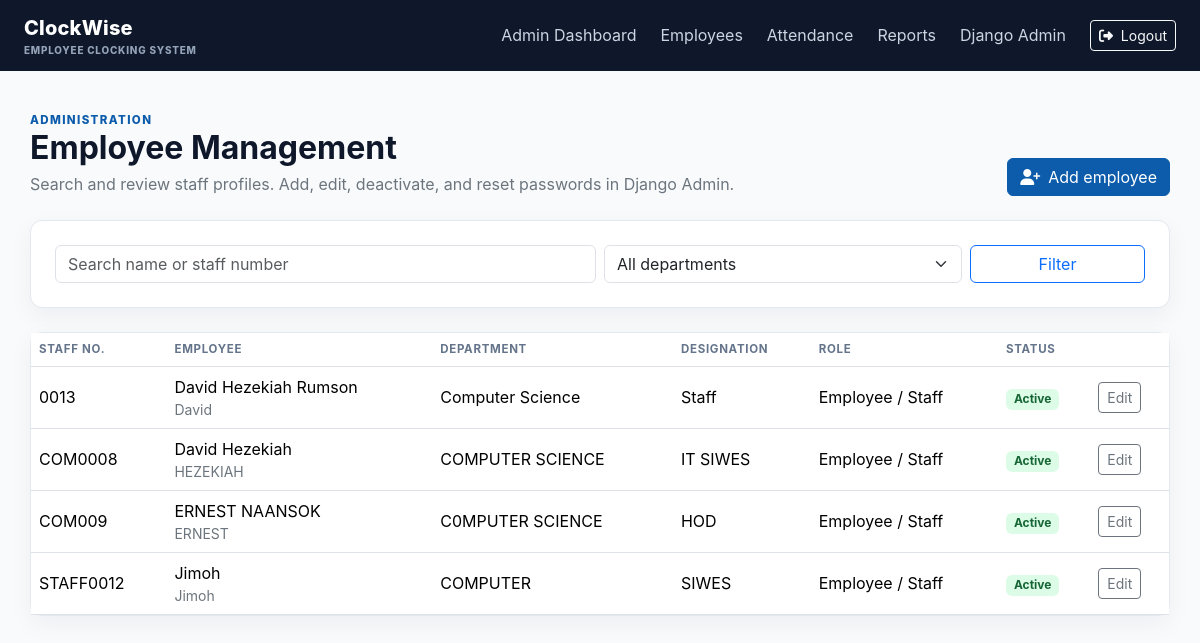
Screenshot of /employees/ (signed in) with the database file from the repository.
### uploads/models.py (models this page shows, shortened)
class Employee(models.Model):
    ROLE_EMPLOYEE = 'employee'
    ROLE_ADMIN = 'admin'
    ROLE_CHOICES = ((ROLE_EMPLOYEE, 'Employee / Staff'), (ROLE_ADMIN, 'Administrator'))
    user = models.OneToOneField(User, on_delete=models.CASCADE, related_name='employee')
    staff_no = models.CharField(max_length=40, unique=True)
    department = models.CharField(max_length=120)
    designation = models.CharField(max_length=120)
    role = models.CharField(max_length=20, choices=ROLE_CHOICES, default=ROLE_EMPLOYEE)
    is_active = models.BooleanField(default=True)
    class Meta:
        ordering = ['staff_no']
    @property
    def display_name(self):
        return self.user.get_full_name() or self.user.username

### uploads/views.py (the view)
# urls.py: path('employees/', employee_list, name='employee_list'),
@login_required
@user_passes_test(is_admin)
def employee_list(request):
    employees = Employee.objects.select_related('user').all()
    search = request.GET.get('search', '').strip()
    department = request.GET.get('department', '').strip()
    if search:
        employees = employees.filter(Q(staff_no__icontains=search) | Q(user__first_name__icontains=search) | Q(user__last_name__icontains=search))
    if department:
        employees = employees.filter(department=department)
    departments = Employee.objects.values_list('department', flat=True).distinct().order_by('department')
    return render(request, 'employee_list.html', {'employees': employees, 'departments': departments, 'search': search, 'selected_department': department})

### uploads/views.py (called while the page is built)
def is_admin(user):
    employee = getattr(user, 'employee', None)
    return user.is_authenticated and (user.is_superuser or getattr(employee, 'role', '') == Employee.ROLE_ADMIN)

### templates/employee_list.html (shortened to what this page needs)
{% extends 'base.html' %}
{% block content %}
<div class="d-flex flex-wrap justify-content-between align-items-end gap-3 mb-4"><div><div class="eyebrow">Administration</div><h1 class="h2 fw-bold mb-1">Employee Management</h1><p class="text-secondary mb-0">Search and review staff profiles. Add, edit, deactivate, and reset passwords in Django Admin.</p></div><a class="btn btn-primary" href="{% url 'admin:uploads_employee_add' %}"><i class="fas fa-user-plus me-2"></i>Add employee</a></div>
<div class="panel mb-4"><div class="panel-body"><form class="row g-2" method="get"><div class="col-md-6"><input class="form-control" name="search" value="{{ search }}" placeholder="Search name or staff number"></div><div class="col-md-4"><select class="form-select" name="department"><option value="">All departments</option>{% for item in departments %}<option value="{{ item }}" {% if item == selected_department %}selected{% endif %}>{{ item }}</option>{% endfor %}</select></div><div class="col-md-2"><button class="btn btn-outline-primary w-100" type="submit">Filter</button></div></form></div></div>
<div class="panel"><div class="table-responsive"><table class="table align-middle mb-0"><thead><tr><th>Staff no.</th><th>Employee</th><th>Department</th><th>Designation</th><th>Role</th><th>Status</th><th></th></tr></thead><tbody>{% for employee in employees %}<tr><td>{{ employee.staff_no }}</td><td>{{ employee.display_name }}<div class="small text-secondary">{{ employee.user.username }}</div></td><td>{{ employee.department }}</td><td>{{ employee.designation }}</td><td>{{ employee.get_role_display }}</td><td>{% if employee.is_active %}<span class="badge badge-present">Active</span>{% else %}<span class="badge bg-secondary">Inactive</span>{% endif %}</td><td><a class="btn btn-sm btn-outline-secondary" href="{% url 'admin:uploads_employee_change' employee.pk %}">Edit</a></td></tr>{% empty %}<tr><td colspan="7" class="text-center text-secondary py-4">No employees found.</td></tr>{% endfor %}</tbody></table></div></div>
{% endblock %}

### templates/base.html (style rules this page uses)
:root { --ink:#0f172a; --muted:#64748b; --blue:#0c5cab; --green:#059669; --line:#e2e8f0; --wash:#f8fafc; }
body { background:var(--wash); color:var(--ink); font-family:Inter,system-ui,sans-serif; }
.panel { background:#fff; border:1px solid var(--line); border-radius:12px; box-shadow:0 8px 24px rgba(15,23,42,.05); }
.panel-body { padding:1.5rem; }
.eyebrow { color:var(--blue); font-size:.72rem; font-weight:800; letter-spacing:.12em; text-transform:uppercase; }
.btn-primary { background:var(--blue); border-color:var(--blue); }
.table th { color:var(--muted); font-size:.72rem; text-transform:uppercase; letter-spacing:.06em; white-space:nowrap; }
.badge-present { background:#dcfce7; color:#166534; }

### rows the page displays
Employee: staff_no "0013", display_name "David Hezekiah Rumson", user.username "David", department "Computer Science", designation "Staff", role "Employee / Staff", is_active "Active"
Employee: staff_no "COM0008", display_name "David Hezekiah", user.username "HEZEKIAH", department "COMPUTER SCIENCE", designation "IT SIWES", role "Employee / Staff", is_active "Active"
Employee: staff_no "COM009", display_name "ERNEST NAANSOK", user.username "ERNEST", department "C0MPUTER SCIENCE", designation "HOD", role "Employee / Staff", is_active "Active"
Employee: staff_no "STAFF0012", display_name "Jimoh", user.username "Jimoh", department "COMPUTER", designation "SIWES", role "Employee / Staff", is_active "Active"
